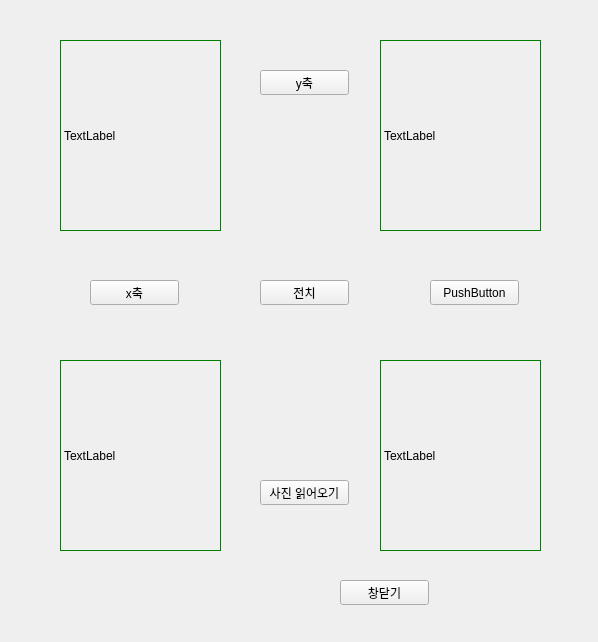
<?xml version="1.0" encoding="UTF-8"?>
<ui version="4.0">
 <class>Form</class>
 <widget class="QWidget" name="Form">
  <property name="geometry">
   <rect>
    <x>0</x>
    <y>0</y>
    <width>598</width>
    <height>642</height>
   </rect>
  </property>
  <property name="windowTitle">
   <string>Form</string>
  </property>
  <widget class="QLabel" name="origin_image">
   <property name="geometry">
    <rect>
     <x>60</x>
     <y>40</y>
     <width>161</width>
     <height>191</height>
    </rect>
   </property>
   <property name="styleSheet">
    <string notr="true">border:1px solid green</string>
   </property>
   <property name="text">
    <string>TextLabel</string>
   </property>
  </widget>
  <widget class="QLabel" name="yax_image">
   <property name="geometry">
    <rect>
     <x>380</x>
     <y>40</y>
     <width>161</width>
     <height>191</height>
    </rect>
   </property>
   <property name="styleSheet">
    <string notr="true">border:1px solid green</string>
   </property>
   <property name="text">
    <string>TextLabel</string>
   </property>
  </widget>
  <widget class="QLabel" name="xax_image">
   <property name="geometry">
    <rect>
     <x>60</x>
     <y>360</y>
     <width>161</width>
     <height>191</height>
    </rect>
   </property>
   <property name="styleSheet">
    <string notr="true">border:1px solid green</string>
   </property>
   <property name="text">
    <string>TextLabel</string>
   </property>
  </widget>
  <widget class="QLabel" name="xyax_image">
   <property name="geometry">
    <rect>
     <x>380</x>
     <y>360</y>
     <width>161</width>
     <height>191</height>
    </rect>
   </property>
   <property name="styleSheet">
    <string notr="true">border:1px solid green</string>
   </property>
   <property name="text">
    <string>TextLabel</string>
   </property>
  </widget>
  <widget class="QPushButton" name="xax">
   <property name="geometry">
    <rect>
     <x>90</x>
     <y>280</y>
     <width>89</width>
     <height>25</height>
    </rect>
   </property>
   <property name="text">
    <string>x축</string>
   </property>
  </widget>
  <widget class="QPushButton" name="yax">
   <property name="geometry">
    <rect>
     <x>260</x>
     <y>70</y>
     <width>89</width>
     <height>25</height>
    </rect>
   </property>
   <property name="text">
    <string>y축</string>
   </property>
  </widget>
  <widget class="QPushButton" name="pushButton_3">
   <property name="geometry">
    <rect>
     <x>430</x>
     <y>280</y>
     <width>89</width>
     <height>25</height>
    </rect>
   </property>
   <property name="text">
    <string>PushButton</string>
   </property>
  </widget>
  <widget class="QPushButton" name="imageread">
   <property name="geometry">
    <rect>
     <x>260</x>
     <y>480</y>
     <width>89</width>
     <height>25</height>
    </rect>
   </property>
   <property name="text">
    <string>사진 읽어오기</string>
   </property>
  </widget>
  <widget class="QPushButton" name="pushButton_5">
   <property name="geometry">
    <rect>
     <x>260</x>
     <y>280</y>
     <width>89</width>
     <height>25</height>
    </rect>
   </property>
   <property name="text">
    <string>전치</string>
   </property>
  </widget>
  <widget class="QPushButton" name="closeButton">
   <property name="geometry">
    <rect>
     <x>340</x>
     <y>580</y>
     <width>89</width>
     <height>25</height>
    </rect>
   </property>
   <property name="text">
    <string>창닫기</string>
   </property>
  </widget>
 </widget>
 <resources/>
 <connections>
  <connection>
   <sender>yax</sender>
   <signal>clicked(bool)</signal>
   <receiver>Form</receiver>
   <slot>yax_flip()</slot>
   <hints>
    <hint type="sourcelabel">
     <x>280</x>
     <y>78</y>
    </hint>
    <hint type="destinationlabel">
     <x>293</x>
     <y>116</y>
    </hint>
   </hints>
  </connection>
  <connection>
   <sender>xax</sender>
   <signal>clicked()</signal>
   <receiver>Form</receiver>
   <slot>xax_flip()</slot>
   <hints>
    <hint type="sourcelabel">
     <x>120</x>
     <y>293</y>
    </hint>
    <hint type="destinationlabel">
     <x>64</x>
     <y>317</y>
    </hint>
   </hints>
  </connection>
  <connection>
   <sender>imageread</sender>
   <signal>clicked()</signal>
   <receiver>Form</receiver>
   <slot>display_image()</slot>
   <hints>
    <hint type="sourcelabel">
     <x>264</x>
     <y>493</y>
    </hint>
    <hint type="destinationlabel">
     <x>264</x>
     <y>524</y>
    </hint>
   </hints>
  </connection>
  <connection>
   <sender>pushButton_5</sender>
   <signal>clicked()</signal>
   <receiver>Form</receiver>
   <slot>xyax_flip()</slot>
   <hints>
    <hint type="sourcelabel">
     <x>283</x>
     <y>291</y>
    </hint>
    <hint type="destinationlabel">
     <x>286</x>
     <y>333</y>
    </hint>
   </hints>
  </connection>
 </connections>
 <slots>
  <slot>yax_flip()</slot>
  <slot>xax_flip()</slot>
  <slot>display_image()</slot>
  <slot>xyax_flip()</slot>
 </slots>
</ui>
